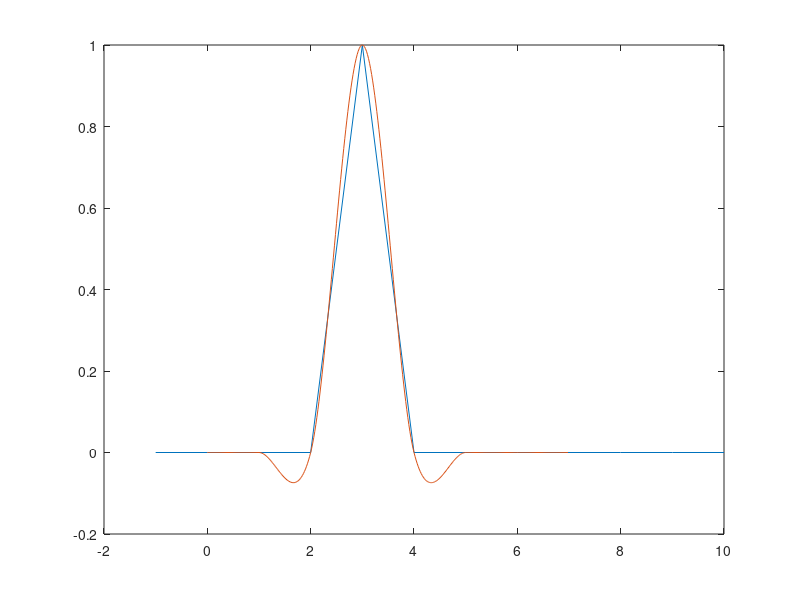
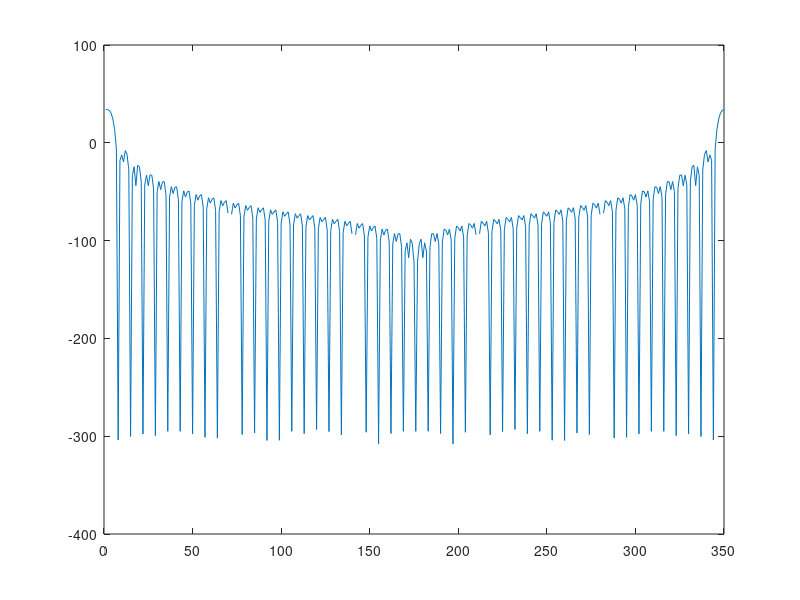

These figures' MATLAB source, in order:
clear all;
close all; 
clc;

P = 1;
Q = 50; 

N = 7;
Y = [0  0 0 0 1 0 0 0 0 0 0 0];
X = [-1 0:N+3];

dt = P/Q;

for k = 1:N/dt
  t(k) = (k-1) * dt;
  i = floor(t(k));
  T = t(k) - i;
  
  y = Y(i+1:i+4);
  
  dy0 = (y(3) - y(1))/2;
  dy1 = (y(4) - y(2))/2;
  
 
  
  a0 = y(2);
  a1 = dy0;
  A = y(3) - a0 - a1;
  B = dy1 - dy0;
  a3 = B-2*A;
  a2  = 3*A - B;
  z(k) = a0+T.*(a1+T.*(a2+T*a3));
end

figure; plot(X,Y, t,z)

figure; plot(20*log10(abs(fft(z))))


if 0
dy0 = (y(3) - y(1))/2;
dy1 = (y(4) - y(2))/2;
a0 = y(2);
a1 = dy0;
A = y(3) - a0 - a1;
B = dy1 - dy0;
a3 = B-2*A;
a2  = 3*A - B;


t = 0:0.01:1;
z = a0+t.*(a1+t.*(a2+t*a3));

figure; plot(x,y,t,z);
end